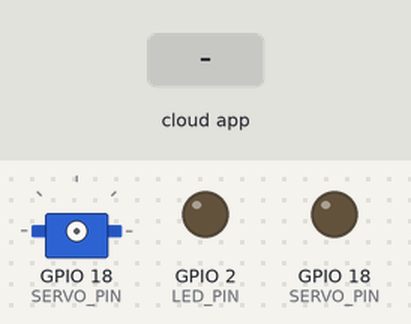
This program was run on a simulated ESP32. On the bench: servo, output pins drawn as LEDs (lit = HIGH). The test bench sets the inputs (shaded band). The ROS host is connected and sends only what is stated; servo pulses on a pin are drawn as a servo (544–2400 µs = 0–180°).

Above: at 3.2 s.
3.3 s: the phone or cloud app sets servo_enable to 0
At 3.7 s:
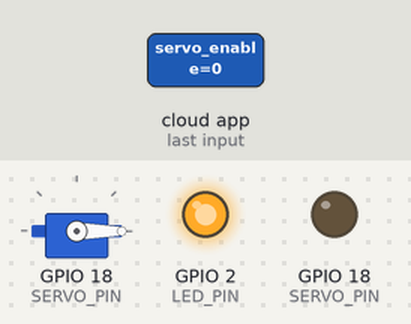
4.8 s: the phone or cloud app sets servo_enable to 1
At 5.9 s:
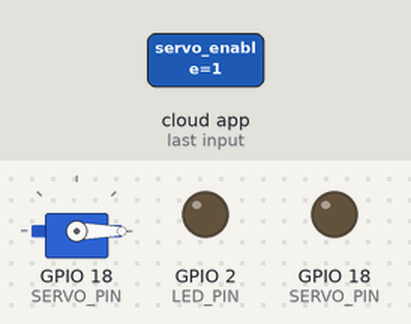
Timing chart, 0 to 7.8 s (numbered marks = the images above; inputs shaded):
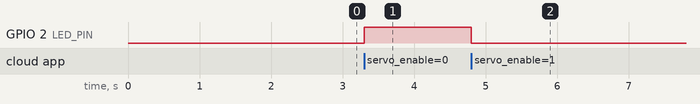

Measured:
- after the input at 3.3 s, GPIO 2 (LED_PIN): LOW → HIGH at once
- after the input at 4.8 s, GPIO 2 (LED_PIN): HIGH → LOW at once

The program:

main.cpp
```cpp
#include <Arduino.h>
#include <micro_ros_platformio.h>

#include <rcl/rcl.h>
#include <rclc/rclc.h>
#include <rclc/executor.h>

#include <std_msgs/msg/int32.h>
#include <rmw_microros/rmw_microros.h>

#define LED_PIN 2

rcl_subscription_t subscriber;
std_msgs__msg__Int32 msg;

rclc_executor_t executor;
rclc_support_t support;
rcl_allocator_t allocator;
rcl_node_t node;

volatile int received_angle = 0;
volatile bool received_new_angle = false;
const int SERVO_PIN = 18;
const int PWM_CHANNEL = 0;
const int PWM_FREQ = 50;
const int PWM_RESOLUTION = 16;

const int MAX_DUTY = (1 << PWM_RESOLUTION) -1;

#define RCCHECK(fn) { rcl_ret_t temp_rc = fn; if ((temp_rc != RCL_RET_OK)) { error_loop(); } }
#define RCSOFTCHECK(fn) { rcl_ret_t temp_rc = fn; (void)temp_rc; }

void error_loop() {
  while (1) {
    digitalWrite(LED_PIN, !digitalRead(LED_PIN));
    delay(100);
  }
}


int pulseWidthUsToDuty(int pulseWidthUs);
int angleToPulseWidth(int angle);

void subscription_callback(const void * msgin) {
  const std_msgs__msg__Int32 * incoming_msg = (const std_msgs__msg__Int32 *)msgin;


  received_angle = incoming_msg->data;
  int pulseWidthUs = angleToPulseWidth(received_angle);
  int duty = pulseWidthUsToDuty(pulseWidthUs);
  ledcWrite(PWM_CHANNEL, duty);

  received_new_angle = true;


  // Do NOT Serial.println() here when using serial micro-ROS transport.
  // Serial is being used for micro-ROS communication.
}


int pulseWidthUsToDuty(int pulseWidthUs){
  const int periodUs = 20000;
  return (pulseWidthUs * MAX_DUTY) / periodUs;

}

int angleToPulseWidth(int angle){
  //500-2500us pulses range.
  const int maxAngle = 180;
  const int minAngle = 0;
  const int maxPulse = 2500;
  const int minPulse = 500;
  if(angle < minAngle){
    angle = minAngle;
  }
  if(angle > maxAngle){
    angle = maxAngle;
  }

  //0-2000

  return (int)(((angle * 1.0) / maxAngle) * (maxPulse- minPulse) + 500);

}

void setup() {
  pinMode(LED_PIN, OUTPUT);
  digitalWrite(LED_PIN, LOW);

  ledcSetup(PWM_CHANNEL, PWM_FREQ,PWM_RESOLUTION);
  ledcAttachPin(SERVO_PIN,PWM_CHANNEL);

  Serial.begin(115200);
  delay(2000);

  set_microros_serial_transports(Serial);
  while (rmw_uros_ping_agent(1000, 1) != RMW_RET_OK) {
    digitalWrite(LED_PIN, !digitalRead(LED_PIN));
    delay(500);
  }

  allocator = rcl_get_default_allocator();

  RCCHECK(rclc_support_init(&support, 0, NULL, &allocator));

  RCCHECK(rclc_node_init_default(
    &node,
    "esp32_servo_subscriber",
    "",
    &support
  ));

  RCCHECK(rclc_subscription_init_default(
    &subscriber,
    &node,
    ROSIDL_GET_MSG_TYPE_SUPPORT(std_msgs, msg, Int32),
    "/servo_angle"
  ));

  RCCHECK(rclc_subscription_init_default(
    &subscriber,
    &node,
    ROSIDL_GET_MSG_TYPE_SUPPORT(std_msgs, msg, Int32),
    "/servo_enable"
  ));


  RCCHECK(rclc_executor_init(
    &executor,
    &support.context,
    2,
    &allocator
  ));

  RCCHECK(rclc_executor_add_subscription(
    &executor,
    &subscriber,
    &msg,
    &subscription_callback,
    ON_NEW_DATA
  ));

  RCCHECK(rclc_executor_add_subscription(
    &executor,
    &subscriber,
    &msg,
    &subscription_callback,
    ON_NEW_DATA
  ));
}

void loop() {
  RCSOFTCHECK(rclc_executor_spin_some(&executor, RCL_MS_TO_NS(100)));

  if (received_new_angle) {
    received_new_angle = false;

    // Simple visible proof that a message arrived.
    digitalWrite(LED_PIN, !digitalRead(LED_PIN));
  }

  delay(10);
}
```
